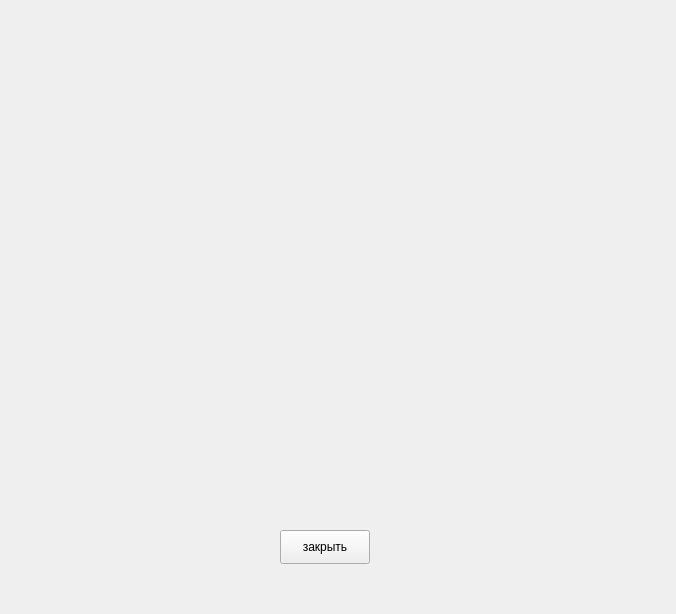
<?xml version="1.0" encoding="UTF-8"?>
<ui version="4.0">
 <class>Form</class>
 <widget class="QWidget" name="Form">
  <property name="geometry">
   <rect>
    <x>0</x>
    <y>0</y>
    <width>676</width>
    <height>614</height>
   </rect>
  </property>
  <property name="windowTitle">
   <string>Список лидеров</string>
  </property>
  <widget class="QWidget" name="verticalLayoutWidget">
   <property name="geometry">
    <rect>
     <x>80</x>
     <y>80</y>
     <width>521</width>
     <height>381</height>
    </rect>
   </property>
   <layout class="QVBoxLayout" name="leader_vl"/>
  </widget>
  <widget class="QPushButton" name="close_btn">
   <property name="geometry">
    <rect>
     <x>280</x>
     <y>530</y>
     <width>90</width>
     <height>34</height>
    </rect>
   </property>
   <property name="text">
    <string>закрыть</string>
   </property>
  </widget>
 </widget>
 <resources/>
 <connections/>
</ui>
